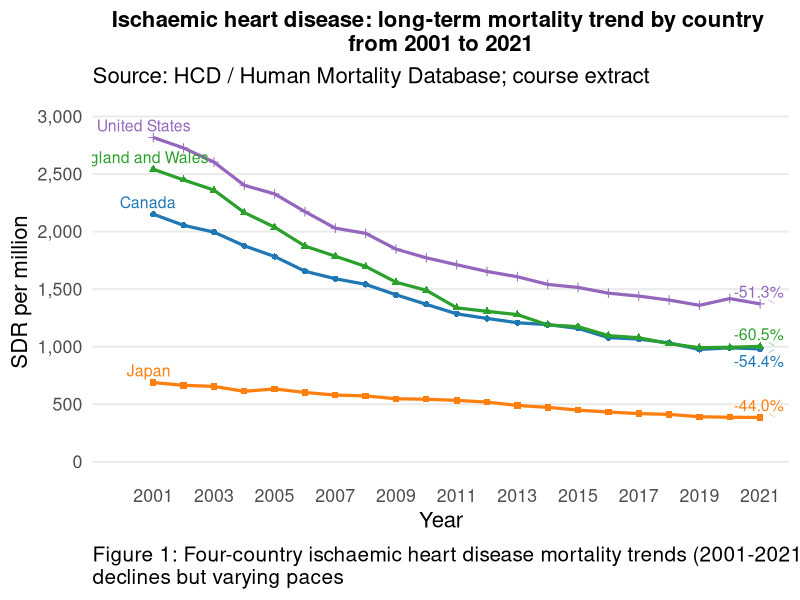
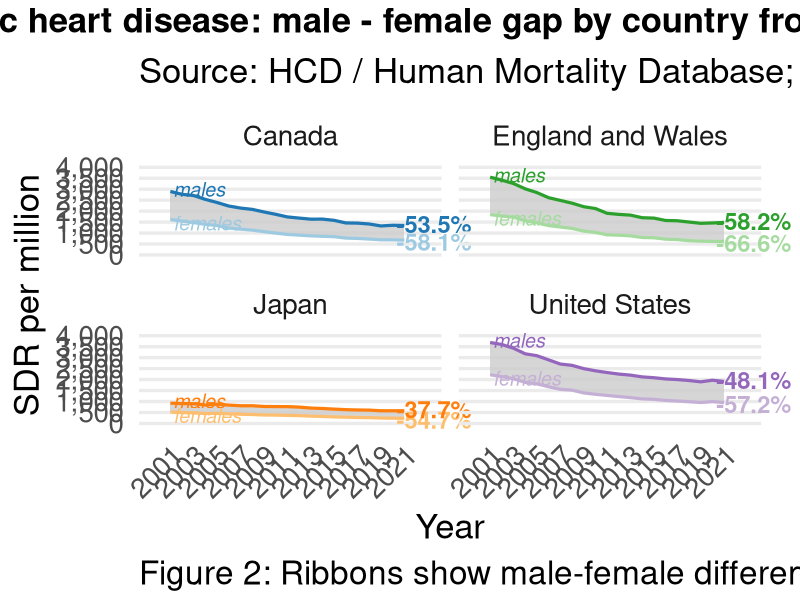
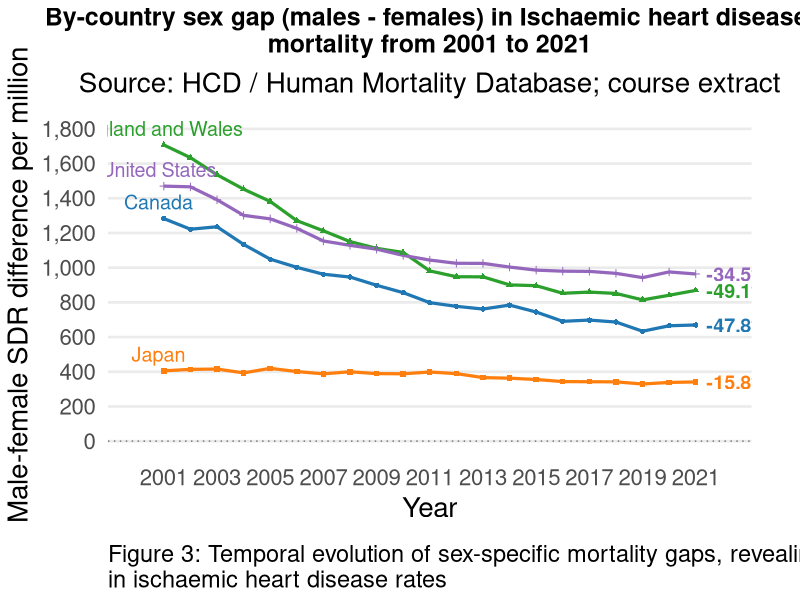
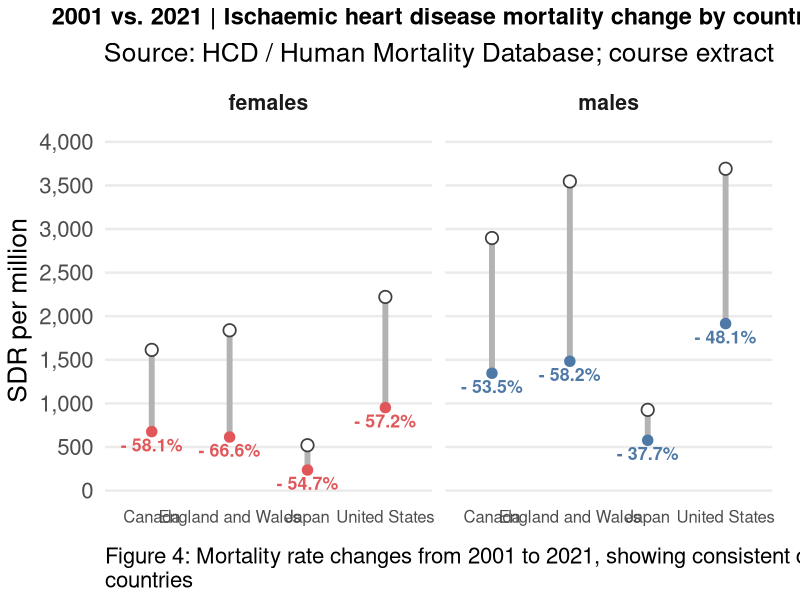
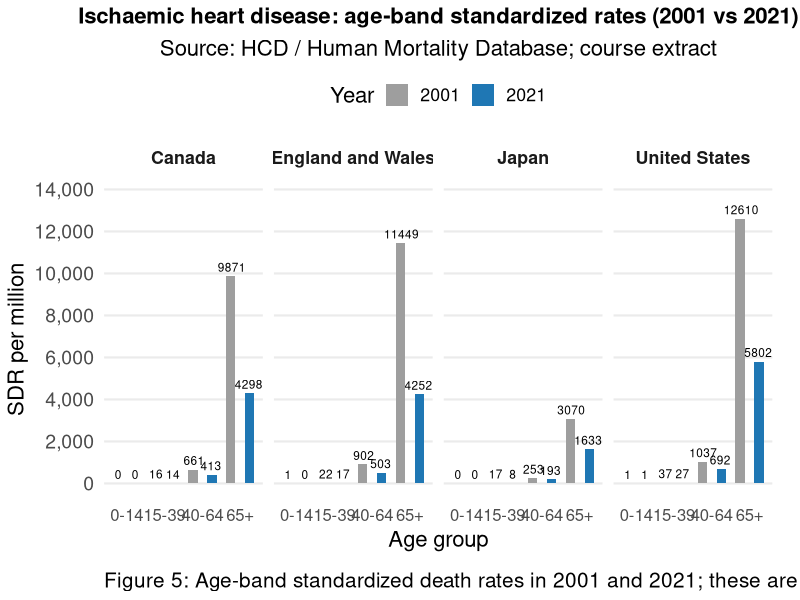
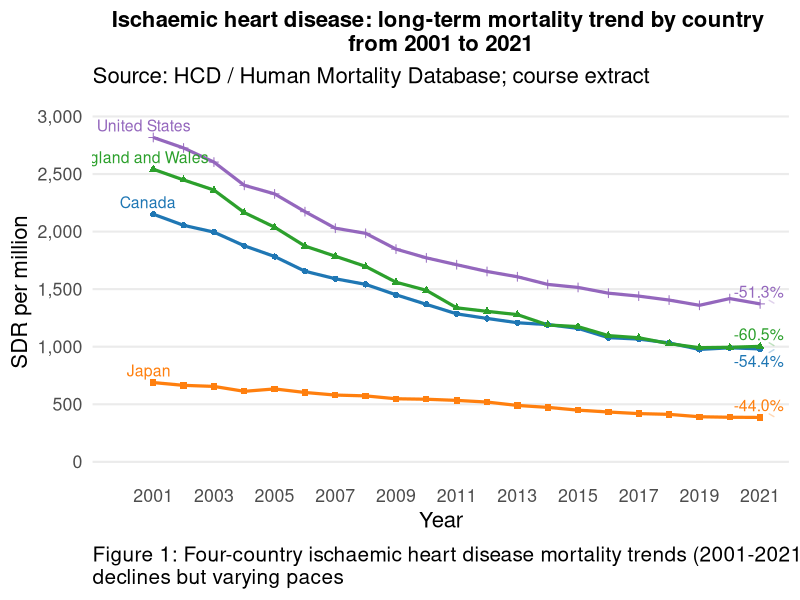
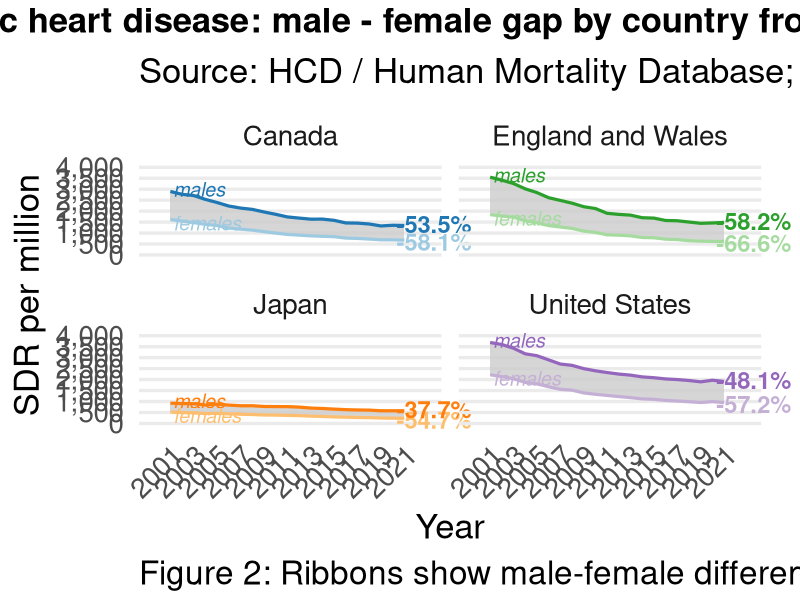
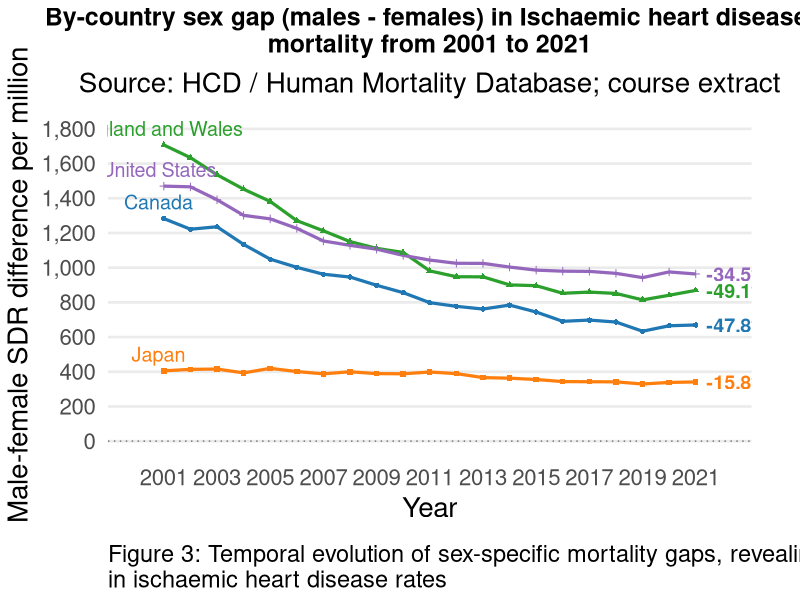

Generate these figures, in order, with R:
## ---- chunk 1
if (dir.exists(".local-r-library")) .libPaths(c(normalizePath(".local-r-library"), .libPaths()))
pkgs <- c("ggplot2", "readr", "dplyr", "tidyr", "stringr", "scales", "ggrepel", "knitr", "rmarkdown")
missing <- setdiff(pkgs, rownames(installed.packages()))
if (length(missing)) stop("Install dependencies with scripts/install_dependencies.R: ", paste(missing, collapse=", "))
if (packageVersion("ggplot2") < "3.4.0" || packageVersion("dplyr") < "1.0.0") {
  stop("Update dependencies with scripts/install_dependencies.R: ggplot2 >= 3.4.0 and dplyr >= 1.0.0 are required")
}
suppressPackageStartupMessages(lapply(pkgs, library, character.only=TRUE))
knitr::opts_chunk$set(echo=FALSE, message=FALSE, warning=TRUE, fig.align="center", dpi=160)
set.seed(313)
dat <- readr::read_csv("hcd_sdr_filtered.csv", show_col_types=FALSE)
stopifnot(identical(names(dat), c("country","year","sex","cause","age_group","sdr_per_million")))
norm <- function(x) tolower(stringr::str_trim(x))
dat <- dat %>% mutate(across(c(country, sex, age_group), norm), cause=toupper(stringr::str_trim(cause)))
countries4 <- c("canada", "england and wales", "japan", "united states")
cause_focus <- "I033"
age_total <- "total"
dat <- dat %>% filter(country %in% countries4, cause == cause_focus, between(year, 2001, 2021))
expected <- tidyr::expand_grid(country=countries4, year=2001:2021,
  sex=c("total","males","females"), cause="I033",
  age_group=c("total","0-14","15-39","40-64","65 and above"))
keys <- c("country","year","sex","cause","age_group")
stopifnot(nrow(dat)==1260L, !anyDuplicated(dat[keys]),
  nrow(anti_join(expected, dat, by=keys))==0L,
  all(is.finite(dat$sdr_per_million)), all(dat$sdr_per_million >= 0))
country_lab <- c("canada"="Canada", "england and wales"="England and Wales",
  "japan"="Japan", "united states"="United States")
pal_country <- c("canada"="#1f77b4", "england and wales"="#2ca02c", "japan"="#ff7f0e", "united states"="#9467bd")
year_min <- 2001
year_max <- 2021
x_breaks <- seq(year_min, year_max, by=2)
pal_country_light <- c("canada"="#9ecae1", "england and wales"="#a6dba0",
                       "japan"="#fdbf6f", "united states"="#c5b0d5")
age_labels <- c("0-14"="0-14", "15-39"="15-39", "40-64"="40-64", "65 and above"="65+")
theme_clean <- theme_minimal(base_size=16) + theme(panel.grid.major.x=element_blank(),
  panel.grid.minor=element_blank(), plot.title=element_text(face="bold", hjust=.5, size=16), legend.position="none")
dir.create("figures", showWarnings=FALSE)
## ---- chunk 2
fig1_dat <- dat %>%
  filter(country %in% countries4,
         cause   == cause_focus,
         sex     == "total",
         age_group %in% age_total,
         year >= 2001, year <= 2021) %>%
  group_by(country, year) %>%
  summarise(rate = first(sdr_per_million), .groups = "drop")

label_df <- fig1_dat %>%
  group_by(country) %>%
  filter(year == min(year)) %>%
  ungroup()

ends <- fig1_dat %>%
  group_by(country) %>%
  summarise(
    rate_start = rate[year == 2001],
    rate_end   = rate[year == 2021],
    pct        = (rate_end - rate_start) / rate_start * 100,
    .groups = "drop"
  ) %>%
  mutate(
    year = 2021,
    rate = rate_end,
    label = paste0(
      ifelse(pct < 0, "-", "+"), sprintf("%.1f%%", abs(pct))
    )
  )

p1.1 <- ggplot(fig1_dat, aes(x = year, y = rate, colour = country)) +
  geom_line(linewidth = 1.1) +
  geom_point(aes(shape = country), size = 1.8) +
  geom_text(
    data = label_df,
    aes(label = country_lab[country]),
    hjust = 0.6,
    vjust = -0.5, 
    size = 4,
    show.legend = FALSE
  ) +
  
  scale_color_manual(values = pal_country,
                     labels = country_lab) +
  scale_x_continuous(
  breaks = x_breaks,
  limits = c(2001-2, 2021 + 0.5),   
  expand = expansion(mult = c(0, 0.02)),  
  guide = guide_axis(check.overlap = TRUE)
  ) +
  scale_y_continuous(labels = scales::comma,
                     limits = c(0, 3000), 
                     breaks = seq(0, 3000, by = 500)) + 
  labs(
    title = "Ischaemic heart disease: long-term mortality trend by country \nfrom 2001 to 2021",
    caption = "Figure 1: Four-country ischaemic heart disease mortality trends (2001-2021), showing \ndeclines but varying paces",
    x = "Year", y = "SDR per million "
  ) +
  geom_text_repel(
    data = ends,
    aes(x = year + 0.5, y = rate, label = label, colour = country),
    size = 4,
    direction = "y",
    hjust = 0,
    segment.alpha = 0.3,
    min.segment.length = 0,
    max.overlaps = Inf,
    show.legend = FALSE
  )+
  theme_clean+
  theme(
    plot.caption = element_text(
      size = 15,           
      hjust = 0,           
      face = "plain",      
      color = "black",     
      margin = margin(t = 10)  
    )
  )

p1.1 <- p1.1 + labs(subtitle="Source: HCD / Human Mortality Database; course extract")
p1.1
ggsave("figures/overall-trend.png", p1.1, width=12, height=7.5, dpi=180, bg="white")
## ---- chunk 3


fig2_wide <- dat %>%
  filter(country %in% countries4,
         cause   == cause_focus,
         sex     %in% c("males","females"),
         age_group %in% c("total"),
         year >= year_min, year <= year_max) %>%
  group_by(country, year, sex) %>%
  summarise(rate = first(sdr_per_million), .groups = "drop") %>%
  tidyr::pivot_wider(names_from = sex, values_from = rate) %>%
  rename(male = males, female = females) %>%
  arrange(country, year) %>%

  mutate(country_show = country_lab[country])

fig2_long <- fig2_wide %>%
  select(country, country_show, year, male, female) %>%
  pivot_longer(male:female, names_to = "sex", values_to = "rate") %>%
  mutate(
    col     = ifelse(sex == "male", pal_country[country], pal_country_light[country]),
    sex_lab = ifelse(sex == "male", "males", "females")  
  )

rng <- fig2_long %>%
  group_by(country, country_show, sex_lab) %>%
  summarise(
    x0  = min(year),
    y0  = rate[year == x0][1],
    x1  = max(year),
    y1  = rate[year == x1][1],
    col = col[year == x1][1],
    .groups = "drop"
  ) %>%
  mutate(
    pct     = (y1 - y0) / pmax(y0, 1e-8),
    end_txt = paste0(ifelse(pct < 0, "-", "+"), percent(abs(pct), accuracy = 0.1))
  )

front_lab <- rng %>%
  transmute(
    country, country_show, sex_lab, col,
    x = x0 + 0.25,
    y = y0 + ifelse(sex_lab == "males", 100, -160),
    lab = sex_lab
  )

end_lab <- rng %>%
  transmute(
    country, country_show, sex_lab, col,
    x = x1 + 0.6,
    y = y1 + ifelse(sex_lab == "males", 70, -70),
    lab = end_txt
  )

p2 <- ggplot() +
  
  geom_ribbon(data = fig2_wide,
              aes(x = year, ymin = female, ymax = male),
              fill = "grey80", alpha = 0.8) +
  
  geom_line(data = fig2_long,
            aes(x = year, y = rate, colour = col, group = sex),
            linewidth = 1.1, show.legend = FALSE) +
  scale_colour_identity() +
  facet_wrap(~ country_show, ncol = 2) +
  scale_x_continuous(breaks = x_breaks,
                     limits = c(year_min-1.5, year_max + 2)) +
  scale_y_continuous(labels = scales::comma,
                     limits = c(0, 4000),
                     breaks = seq(0, 4000, by = 500)) +
  labs(
    title = "Ischaemic heart disease: male - female gap by country from 2001 to 2021",
    caption = "Figure 2: Ribbons show male-female differences in standardized rates.",
    x = "Year",
    y = "SDR per million"
  ) +
  
  coord_cartesian(clip = "off") +
  theme_minimal(base_size = 25) +
  theme(
    legend.position      = "none",
    panel.grid.minor     = element_blank(),
    panel.grid.major.x   = element_blank(),
    axis.text.x          = element_text(angle = 45, hjust = 1, vjust = 1),
    plot.title           = element_text(face = "bold", hjust = 0.5, size = 25),
    plot.margin          = margin(5.5, 28, 5.5, 10),
    plot.caption = element_text(
      size = 24,           
      hjust = 0,           
      face = "plain",      
      color = "black",     
      margin = margin(t = 10)  
    )
  ) +
  
  geom_text(data = front_lab,
            aes(x = x, y = y, label = lab, colour = col),
            hjust = 0, vjust = 0.5, size = 5, fontface = "italic",
            show.legend = FALSE) +
  
  geom_text(data = end_lab,
            aes(x = x, y = y, label = lab, colour = col),
            hjust = 0.2, vjust = 0.5, size = 6, fontface = "bold",
            show.legend = FALSE)

p2 <- p2 + labs(subtitle="Source: HCD / Human Mortality Database; course extract")
p2
ggsave("figures/sex-trends.png", p2, width=14, height=9, dpi=180, bg="white")
## ---- chunk 4


gap_df <- fig2_wide %>% mutate(diff=male-female)

start_lab <- gap_df %>%
  group_by(country, country_show) %>%
  filter(year == min(year)) %>%
  ungroup() %>%
  mutate(lab = country_show)

chg_lab <- gap_df %>%
  group_by(country, country_show) %>%
  summarise(
    x0  = min(year),
    x1  = max(year),
    y0  = diff[year == x0][1],
    y1  = diff[year == x1][1],
    .groups = "drop"
  ) %>%
  mutate(
    pct = (y1 - y0) / pmax(abs(y0), 1e-8),
    end_txt = paste0(ifelse(pct < 0, "-", "+"),
                     scales::percent(abs(pct), accuracy = 0.1))
  )

p_base <- ggplot(gap_df, aes(x = year, y = diff, colour = country)) +
  geom_hline(yintercept = 0, linetype = "dotted", colour = "grey45") +
  geom_line(linewidth = 1.1) +
  geom_point(aes(shape = country), size = 1.5) +
  geom_text(data = start_lab,
            aes(x = year - 0.2, y = diff, label = lab, colour = country),
            show.legend = FALSE, hjust = 0.5, vjust = -0.6, size = 5) +
  geom_text(data = chg_lab,
            aes(x = x1 + 0.4, y = y1, label = end_txt, colour = country),
            inherit.aes = FALSE, hjust = 0, vjust = 0.5,
            size = 5, fontface = "bold", show.legend = FALSE) +
  scale_colour_manual(values = pal_country, labels = country_lab, name = "country") +
  scale_x_continuous(breaks = x_breaks, limits = c(year_min - 1, year_max + 1)) +  
  scale_y_continuous(labels = scales::comma, limits = c(0, 1800),
                     breaks = seq(0, 1800, by = 200)) +
  labs(
    title    = "By-country sex gap (males - females) in Ischaemic heart disease \nmortality from 2001 to 2021",
    caption = "Figure 3: Temporal evolution of sex-specific mortality gaps, revealing country-specific patterns \nin ischaemic heart disease rates",
    x = "Year",
    y = "Male-female SDR difference per million"
  )

p1.3 <- p_base + 
  theme_minimal(base_size = 20) +
  theme(
    panel.grid.major.x = element_blank(),
    panel.grid.minor   = element_blank(),
    plot.title         = element_text(face = "bold", hjust = 0.5, size = 18),
    plot.subtitle      = element_text(hjust = 0.5),
    legend.position    = "none",
    plot.margin        = margin(5.5, 35, 5.5, 5.5),
    plot.caption = element_text(
      size = 17,           
      hjust = 0,           
      face = "plain",      
      color = "black",     
      margin = margin(t = 15)  
    )
  )

p1.3 <- p1.3 + labs(subtitle="Source: HCD / Human Mortality Database; course extract")
p1.3
ggsave("figures/sex-gap.png", p1.3, width=12, height=7.5, dpi=180, bg="white")
## ---- chunk 5
years_keep  <- c(2001, 2021)
sex_keep    <- c("males", "females")

db_dat <- dat %>%
  filter(country %in% countries4,
         cause   == cause_focus,
         sex     %in% sex_keep,
         age_group == "total",
         year %in% years_keep) %>%
  group_by(country, sex, year) %>%
  summarise(rate = first(sdr_per_million), .groups = "drop") %>%
  tidyr::pivot_wider(names_from = year, values_from = rate, names_prefix = "y") %>%
  mutate(
    
    pct     = (y2021 - y2001) / pmax(y2001, 1e-8),
    end_lab = paste0(ifelse(pct < 0, "- ", "+ "),
                     scales::percent(abs(pct), accuracy = 0.1)),
    country_show = recode(country,
      "united states"      = "United States",
      "england and wales"  = "England and Wales",
      "canada"             = "Canada",
      "japan"              = "Japan"
    ),
    
    country_show = factor(country_show,
      levels = c("Canada", "England and Wales", "Japan", "United States"))
  )

pal_sex <- c(males = "#4E79A7", females = "#E15759")

y_max <- max(c(db_dat$y2001, db_dat$y2021), na.rm = TRUE)
top_pad <- y_max * 0.12

p_dumbbell_vertical <- ggplot(db_dat, aes(x = country_show)) +
  geom_segment(aes(y = y2001, yend = y2021, xend = country_show),
               linewidth = 2, colour = "grey70", lineend = "round") +
  
  geom_point(aes(y = y2001),
             shape = 21, fill = "white", colour = "grey25",
             size = 3.6, stroke = 0.9) +
  
  geom_point(aes(y = y2021, colour = sex), size = 3.2) +
  geom_text_repel(
    aes(y = y2021, label = end_lab, colour = sex),
    size = 4.5, fontface = "bold",
    nudge_y = -y_max * 0.03, direction = "y",
    box.padding = 0.25, point.padding = 0.15,
    min.segment.length = 0, seed = 1, show.legend = FALSE
  ) +
  facet_wrap(~ sex, nrow = 1,
             labeller = as_labeller(c(males = "males", females = "females"))) +
  scale_colour_manual(values = pal_sex, guide = "none") +
  scale_y_continuous(
    labels = scales::comma,
    expand = expansion(mult = c(0.02, 0.02)),
    limits = c(0, y_max + top_pad),
    breaks = seq(0, 4000, by = 500)
  ) +
  labs(
    title = "2001 vs. 2021 | Ischaemic heart disease mortality change by country ",
    x = NULL, y = "SDR per million",
    caption = "Figure 4: Mortality rate changes from 2001 to 2021, showing consistent declines across sexes and \ncountries"
  ) +
  theme_minimal(base_size = 19) +
  theme(
    panel.grid.minor = element_blank(),
    panel.grid.major.x = element_blank(),
    strip.text = element_text(face = "bold"),
    plot.title = element_text(face = "bold", hjust =0.5, size = 17),
    plot.subtitle = element_text(hjust = 0.5),
    axis.text.x = element_text(size = 12),
    axis.text.y = element_text(size = 16),
    plot.margin = margin(5.5, 20, 5.5, 5.5),
    plot.caption = element_text(
      size = 16,           
      hjust = 0,           
      face = "plain",      
      color = "black",     
      margin = margin(t = 15)  
    )
  )

p_dumbbell_vertical <- p_dumbbell_vertical + labs(subtitle="Source: HCD / Human Mortality Database; course extract")
p_dumbbell_vertical
ggsave("figures/endpoint-comparison.png", p_dumbbell_vertical, width=12, height=7.5, dpi=180, bg="white")
## ---- chunk 6

figB <- dat %>%
  filter(country %in% countries4,
         cause == cause_focus,
         sex %in% c("total"),         
         year %in% c(2001, 2021)) %>%
  mutate(age_bin = unname(age_labels[age_group])) %>%
  filter(!is.na(age_bin)) %>%
  group_by(country, age_bin, year) %>%
  summarise(rate = first(sdr_per_million), .groups = "drop") %>%
  mutate(country = country_lab[country],
         year = factor(year))

pal_year <- c("2001" = "#9e9e9e", "2021" = "#1f77b4")

p3.1<-ggplot(figB, aes(x = age_bin, y = rate, fill = year)) +
  geom_col(position = position_dodge(width = 1.0), width = 0.5) +
  geom_text(
    aes(label = round(rate)),  
    position = position_dodge(width = 0.9),
    vjust = -0.5,  
    size = 3
  ) +
  facet_wrap(~ country, nrow = 1) +
  scale_fill_manual(values = pal_year) +
  scale_y_continuous(labels = scales::comma, limits = c(0, 14000),
                     breaks = seq(0, 14000, by = 2000)) +
  labs(
    title = "Ischaemic heart disease: age-band standardized rates (2001 vs 2021)",
    caption = "Figure 5: Age-band standardized death rates in 2001 and 2021; these are not death-count shares.",
    x = "Age group", y = "SDR per million ", fill = "Year"
  ) +
  theme_minimal(base_size = 16) +
  theme(
    legend.position = "top",
    panel.grid.minor = element_blank(),
    panel.grid.major.x = element_blank(),
    strip.text = element_text(face = "bold"),
    plot.title = element_text(face = "bold", hjust =0.5, size =16),
    plot.subtitle = element_text(hjust = 0.5),
    axis.text.x = element_text(size = 12),
    axis.text.y = element_text(size = 14),
    plot.margin = margin(5.5, 20, 5.5, 5.5),
    plot.caption = element_text(
      size = 15,           
      hjust = 0,           
      color = "black",     
      margin = margin(t = 15)  
    )
  )

p3.1 <- p3.1 + labs(subtitle="Source: HCD / Human Mortality Database; course extract")
p3.1
ggsave("figures/age-band-rates.png", p3.1, width=14, height=8, dpi=180, bg="white")
## ---- chunk 7
sessionInfo()
